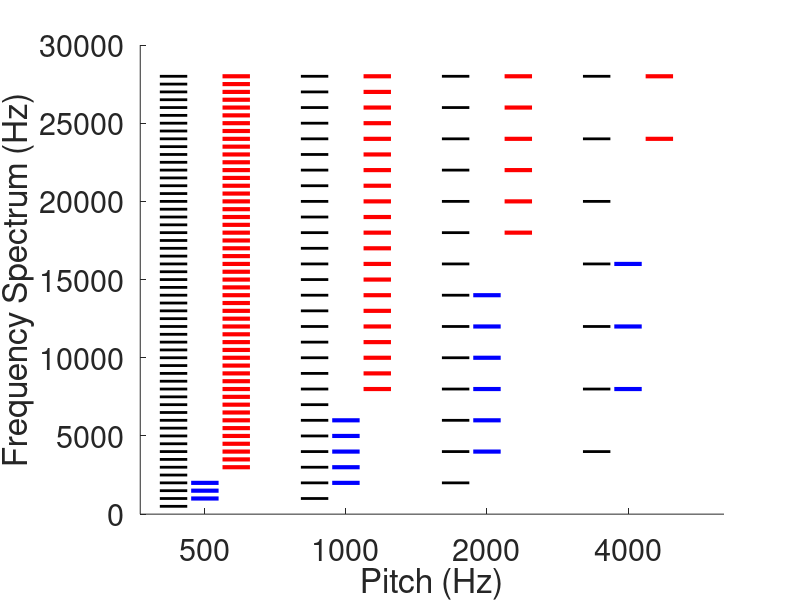

Write MATLAB code to recreate this figure.
% AUTHOR: Veronica Tarka, veronica.tarka@dpag.ox.ac.uk, May 2023

figure;
hold on
set(gca,'fontsize',22)
xlabel('Pitch (Hz)')
ylabel('Frequency Spectrum (Hz)')

CT = {500:500:28000, 1000:1000:28000, 2000:2000:28000, 4000:4000:28000 };
low = {1000:500:2000, 2000:1000:6000, 4000:2000:14000,8000:4000:16000};
high = {3000:500:28000, 8000:1000:28000, 18000:2000:28000,[24000 28000]};

pitches = [500 1000 2000 4000];

width = 0.7;
gap = 0.1;
big_gap = 1.3;

line_widths = cell(length(pitches),1);
xtks = zeros(length(pitches),1);

starting_point = 0.5;
for pp = 1:length(pitches)
    lines = zeros(3,2);

    for i = 1:3
        lines(i,1) = (width*(i-1)) + gap*(i-1) + starting_point;
        lines(i,2) = (width*i) + gap*(i-1) + starting_point;
    end

    line_widths{pp} = lines;

    xtks(pp) = (lines(1,1) + lines(3,2)) / 2;
    starting_point = lines(3,2) + big_gap;
end

xlim([0 starting_point])
xticks(xtks)
xticklabels(pitches)


for pp = 1:length(pitches)
    line_width = line_widths{pp};
    line_width = line_width(1,:);

    freqs = CT{pp};

    for ff = 1:length(freqs)
        line(line_width,[freqs(ff),freqs(ff)],'Color','black','linewidth',2)
    end
end

xticks()
pause

for pp = 1:length(pitches)

    line_width = line_widths{pp};
    line_width = line_width(2,:);

    freqs = low{pp};

    for ff = 1:length(freqs)
        line(line_width,[freqs(ff),freqs(ff)],'Color','blue','linewidth',3)
    end
end

pause

for pp = 1:length(pitches)
    
    line_width = line_widths{pp};
    line_width = line_width(3,:);

    freqs = high{pp};

    for ff = 1:length(freqs)
        line(line_width,[freqs(ff),freqs(ff)],'Color','red','linewidth',3)
    end
end